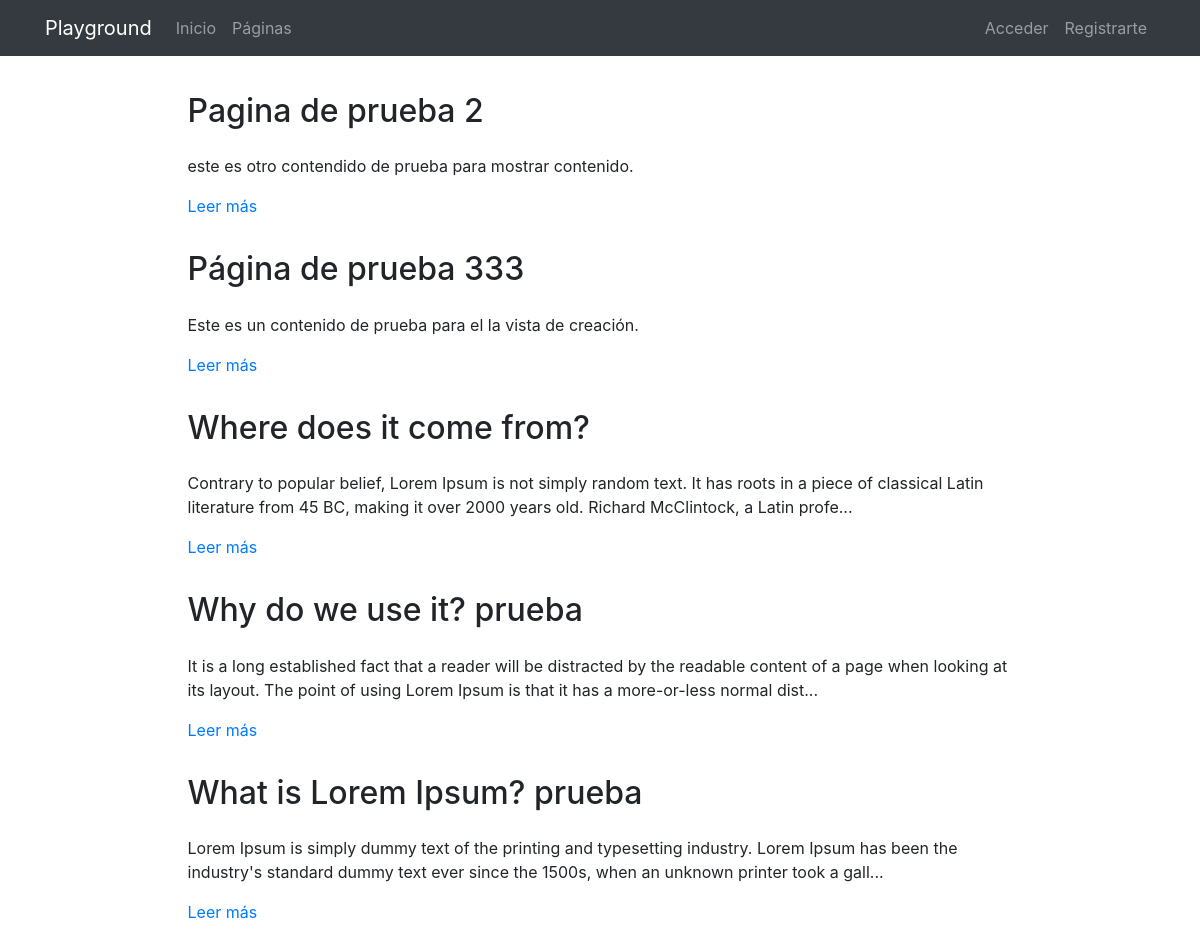
The page /pages/ on the database its author committed.
### pages/models.py (models this page shows, shortened)
class Page(models.Model):
    title = models.CharField(verbose_name="Título", max_length=200)
    content = RichTextField(verbose_name="Contenido")
    order = models.SmallIntegerField(verbose_name="Orden", default=0)
    created = models.DateTimeField(auto_now_add=True, verbose_name="Fecha de creación")
    updated = models.DateTimeField(auto_now=True, verbose_name="Fecha de edición")
    class Meta:
        verbose_name = "página"
        verbose_name_plural = "páginas"
        ordering = ['order', 'title']

### pages/views.py (the view)
# urls.py: path('', PageListView.as_view(), name='pages'),
class PageListView(ListView):
   model = Page

### pages/templates/pages/page_list.html (shortened to what this page needs)
{% extends 'core/base.html' %}
{% load static %}
{% block content %}
{% include 'pages/includes/pages_menu.html' %}
<main role="main">
  <div class="container mb-4">
    {% for page in page_list|dictsort:"id" reversed %}
      <div class="row mt-3">
        <div class="col-md-9 mx-auto">
          <h2 class="mb-4">{{page.title}}</h2>
          <div>
            <p>{{page.content|striptags|safe|truncatechars:"200"}}</p>
            <p><a href="{% url 'pages:page' page.id page.title|slugify %}">Leer más</a>
            </p>
          </div>
        </div>
      </div>
    {% endfor %}
  </div>
</main>
{% endblock %}

### core/templates/core/base.html (shortened to what this page needs)
<!DOCTYPE html>
<html lang="es">
  <head>
    {% load static %}
    <link href="{% static 'core/vendor/bootstrap/css/bootstrap.min.css' %}" rel="stylesheet">
    <link href="{% static 'core/vendor/font-awesome/css/font-awesome.min.css' %}" rel="stylesheet" type="text/css">
    <link href="{% static 'core/css/main.css' %}" rel="stylesheet">
  </head>
  <body>
    <body>
      <nav class="navbar navbar-expand-lg navbar-dark bg-dark">
        <div class="container">
          <a class="navbar-brand" href="{% url 'home' %}">Playground</a>
          <div class="collapse navbar-collapse" id="ned">
            <ul class="navbar-nav mr-auto">
              <li class="nav-item">
                <a class="nav-link" href="{% url 'home' %}">Inicio</a>
              </li>
              <li class="nav-item">
                <a class="nav-link" href="{% url 'pages:pages' %}">Páginas</a>
              </li>
            </ul>
            <ul class="navbar-nav">
              {% if not request.user.is_authenticated %}
              <li class="nav-item">
                <a class="nav-link" href="{% url 'login' %}">Acceder</a>
              </li>
              <li class="nav-item">
                <a class="nav-link" href="{% url 'signup' %}">Registrarte</a>
              </li>
              {% endif %}
            </ul>
          </div>
        </div>
      </nav>
      {% block content %}{% endblock %}
  </body>
</html>

### pages/templates/pages/includes/pages_menu.html (shortened to what this page needs)
{% load static %}
<link href="{% static 'pages/css/custom_ckeditor.css' %}" rel="stylesheet">

### core/static/core/css/main.css (style rules this page uses)
main { padding-top: 20px; }
:root { --jumbotron-padding-y: 3rem; }

### rows shown on the page
Page: title "Pagina de prueba 2", content "este es otro contendido de prueba para mostrar contenido."
Page: title "Página de prueba 333", content "Este es un contenido de prueba para el la vista de creación."
Page: title "Where does it come from?", content "Contrary to popular belief, Lorem Ipsum is not simply random text. It has roots in a piece of classical Latin literature from 45 BC, making it over 2000 years old. Richard McClintock, a Latin profe..."
Page: title "Why do we use it? prueba", content "It is a long established fact that a reader will be distracted by the readable content of a page when looking at its layout. The point of using Lorem Ipsum is that it has a more-or-less normal dist..."
Page: title "What is Lorem Ipsum? prueba", content "Lorem Ipsum is simply dummy text of the printing and typesetting industry. Lorem Ipsum has been the industry's standard dummy text ever since the 1500s, when an unknown printer took a gall..."
